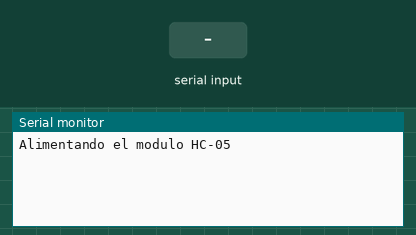
This sketch was run on a simulated Arduino Uno, built with avr-gcc and run on an emulated ATmega328P. Parts: the last lines printed to the serial monitor. The test bench sets the inputs (shaded band).

Above: at 1.7 s.
1.8 s: "1" received over the second serial link
At 2.1 s:
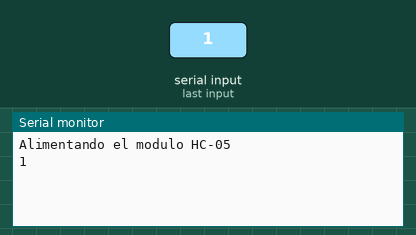
3.3 s: "0" received over the second serial link
At 4.5 s:
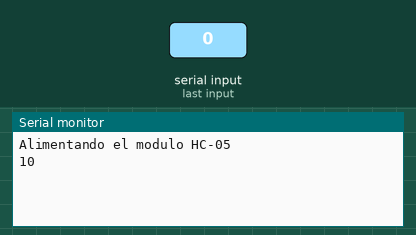

The sketch:

testBlue.ino
```cpp
#include <SoftwareSerial.h>

#define BT_RX 10
#define BT_TX 11
#define BTVCC 9

SoftwareSerial Bluetooth(BT_RX, BT_TX); // RX, TX

void setup() {
  Serial.begin(9600);
  pinMode(BTVCC, OUTPUT);                         // Marca el PIN de alimentacion para el HC-05 como salida
  delay (500) ;                                           // Espera antes de encender el modulo

  Serial.println("Alimentando el modulo HC-05");
  digitalWrite (BTVCC, HIGH);                       // Enciende el modulo

  Bluetooth.begin(9600);
}

void loop(){
  if (Bluetooth.available()){ Serial.write(Bluetooth.read()); }
  if (Serial.available()){ Bluetooth.write(Serial.read()); }
}
```

Measured:
- after the input at 1.8 s, the serial monitor: prints a new line at once (image 1)
- after the input at 3.3 s, the serial monitor: prints a new line at once (image 2)
